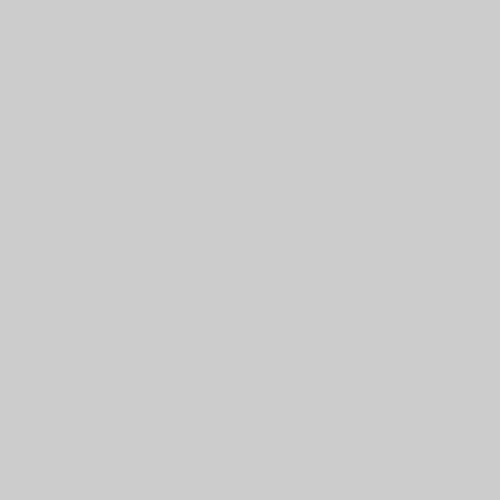
Frame 1 (no input)
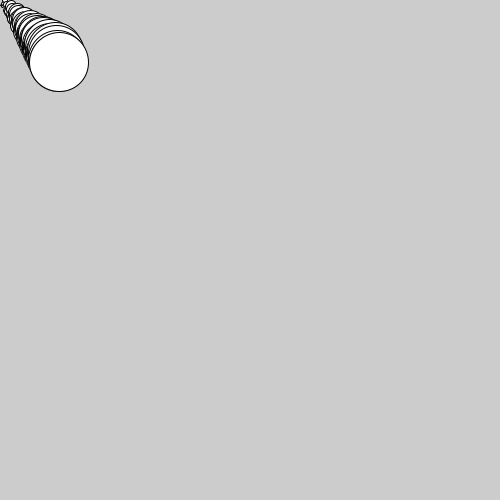
Frame 60 (the mouse pressed at the canvas centre just before this capture)
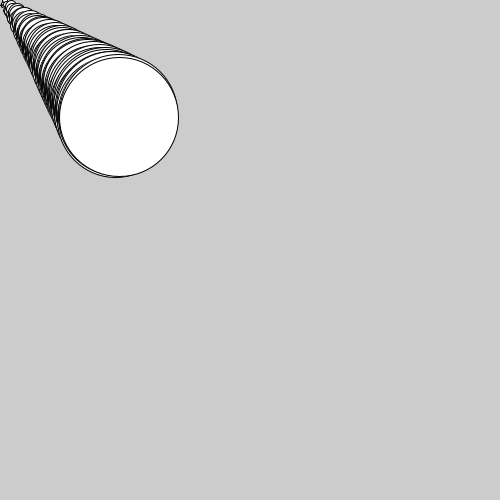
Frame 120 (the mouse held since frame 60 and released just before this capture)

The Processing sketch that drew these frames (run headless with seeded random() and noise(); from frame 60 on, the mouse is pressed at the canvas centre):

// Processing sketch: Creature_walk_expert__clean_code_
// ── Creature_walk_expert__clean_code_.pde
float xBallPosition = 0;

void setup() {
  size(500, 500);
}

void draw() {
  clear();
  ellipse(xBallPosition, xBallPosition +5*sin (xBallPosition), xBallPosition, xBallPosition);
  xBallPosition = xBallPosition + 1;
}
